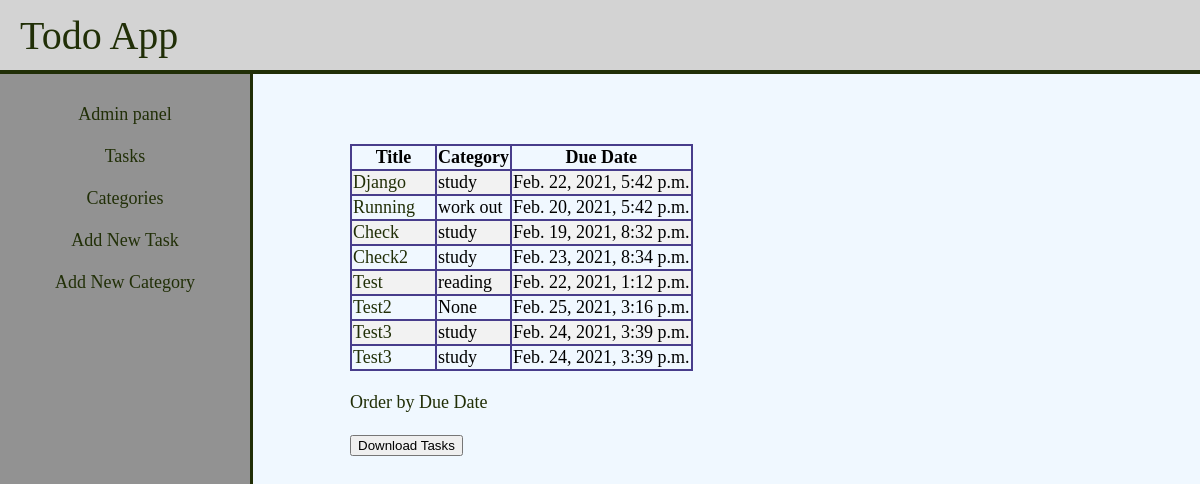
The page /todo/tasks/ on the database its author committed.
### apps/todo/models/task.py (models this page shows, shortened)
class Task(models.Model):
    title = models.CharField('Title', max_length=100)
    content = models.TextField('Content', blank=True)
    created = models.DateTimeField(default=now)
    due_date = models.DateTimeField('Due Date', default=now)
    PRIORITY_CHOICES = [('Urgent', 'Urgent'),
                        ('High', 'High'),
                        ('Medium', 'Medium'),
                        ('Low', 'Low')]
    priority = models.CharField('Priority', max_length=6, choices=PRIORITY_CHOICES, default='Medium')
    category = models.ForeignKey(Category, on_delete=SET_NULL, blank=True, null=True, default='')
    objects = PassedTasks()
    def get_absolute_url(self):
        try:
            return reverse('task_detail', args=(str(self.id)))
        except NoReverseMatch:
            return reverse('404')

### apps/todo/models/category.py (models this page shows, shortened)
class Category(models.Model):
    name = models.CharField('Category Name', max_length=100, unique=True)
    slug = models.SlugField(verbose_name='Slug')
    objects = EmptyCategories()
    class Meta:
        verbose_name = 'Category'
        verbose_name_plural = 'Categories'
    def __str__(self):
        return self.name

### apps/todo/views.py (the view)
# urls.py: path('', TaskList.as_view(), name='task_list'),
class TaskList(ListView):
    model = Task
    context_object_name = 'Task_List'

### apps/todo/templates/todo/task_list.html (shortened to what this page needs)
{% extends "base.html" %}
{% block content %}
    <main class="sidebar3 margin-top">
        <table class="task_list">
            <tr>
                <th>Title</th>
                <th>Category</th>
                <th>Due Date</th>
            </tr>
            {% for task in Task_List %}
                <tr>
                    <td class="padding_right">
                        <a href={{ task.get_absolute_url }}>{{ task.title|title }}</a>
                    </td>
                    <td>
                        {{ task.category }}
                    </td>
                    <td>
                        {{ task.due_date }}
                    </td>
                </tr>
            {% endfor %}
        </table>
        <br>
        <a href="o_task_list.html"> Order by Due Date</a>
        <br>
        <br>
        <button style="margin-left: 0">Download Tasks</button>
    </main>
{% endblock %}

### templates/base.html (shortened to what this page needs)
<!DOCTYPE html>
<html lang="en">
{% load static %}
<head>
    <link rel="stylesheet" type="text/css" href="{% static 'style.css' %}">
</head>
<body>
<header>
    <a href={% url 'home' %}>Todo App</a>
</header>
<div class="sidebar">
    <div style="text-align: center; margin-top: 30px">
        <a href="{% url 'admin:index' %}">Admin panel</a>
        <br>
        <br>
        <a href="{% url 'task_list' %}">Tasks</a>
        <br>
        <br>
        <a href="{% url 'categories' %}">Categories</a>
        <br>
        <br>
        <a href="{% url 'add_task' %}">Add New Task</a>
        <br>
        <br>
        <a href="{% url 'add_cat' %}">Add New Category</a>
    </div>
</div>
{% block content %}
{% endblock %}
</body>
</html>

### static/style.css (style rules this page uses)
body { margin: 0; background-color: aliceblue; }
.margin-top { margin-top: 70px; }
header { background: lightgray; height: 70px; color: #ffffff; font-size: 40px; display: flex; align-items: center; padding: 0 20px; border-bottom: 4px solid #212f07; }
.sidebar { background-color: #929292; font-size: large; width: 250px; height: 100%; position: fixed; float: left; border-right: 3px solid #212f07; }
.sidebar3 { margin-left: 350px; font-size: large; position: fixed; float: left; }
a { text-decoration: none; color: #212f07; }
button { margin-left: 45px; }
.task_detail, th, td { border: 2px solid darkslateblue; }
.task_list { border-collapse: collapse; border-spacing: 0; border: 1px solid #ddd; }
.task_list tr:nth-child(even) { background-color: #f2f2f2; }
.padding_right { padding-right: 20px; }

### rows shown on the page
Task: title "Django", category "study", due_date "Feb. 22, 2021, 5:42 p.m."
Task: title "Running", category "work out", due_date "Feb. 20, 2021, 5:42 p.m."
Task: title "Check", category "study", due_date "Feb. 19, 2021, 8:32 p.m."
Task: title "Check2", category "study", due_date "Feb. 23, 2021, 8:34 p.m."
Task: title "Test", category "reading", due_date "Feb. 22, 2021, 1:12 p.m."
Task: title "Test2", category "None", due_date "Feb. 25, 2021, 3:16 p.m."
Task: title "Test3", category "study", due_date "Feb. 24, 2021, 3:39 p.m."
Task: title "Test3", category "study", due_date "Feb. 24, 2021, 3:39 p.m."
